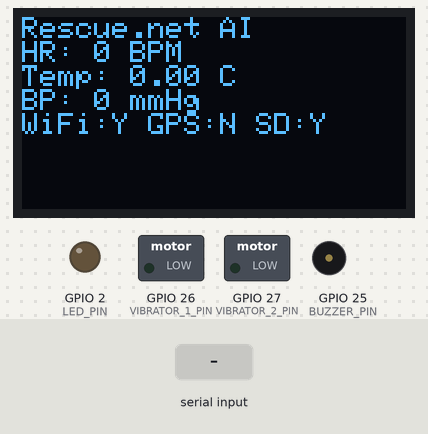
Recording of a sketch running on a simulated ESP32. Shown: 128×64 one-colour display, switched loads named in the sketch (green lamp = pin HIGH), output pins drawn as LEDs (lit = HIGH), buzzer (waves = sounding). The test bench sets the inputs (shaded band). WiFi joins after 1.5 s; servers stay silent unless stated; the local clock reads 2024-03-15 10:24:30 at power-on unless the sketch sets it; storage starts empty; the modem accepts every AT command (registered, SIM ready, sends succeed) and sends nothing else; what the sketch prints to the serial monitor is not drawn.

Above: at 5.7 s.
5.8 s: "HR:\n" received over Serial
At 8.6 s:
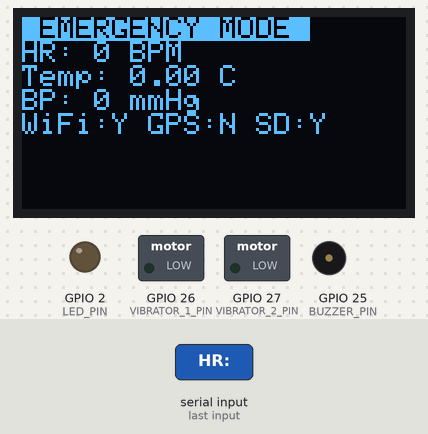
9.1 s: "HR:90\n" received over Serial
At 12.3 s:
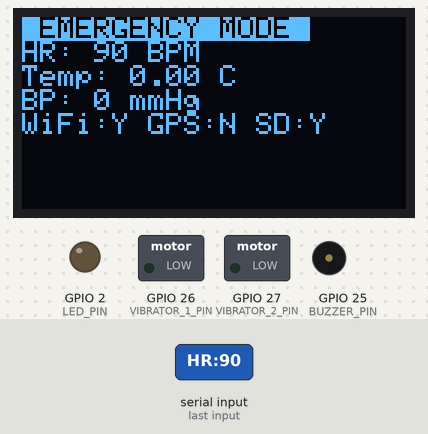
Timing chart, 0 to 13.8 s (numbered marks = the images above; inputs shaded):
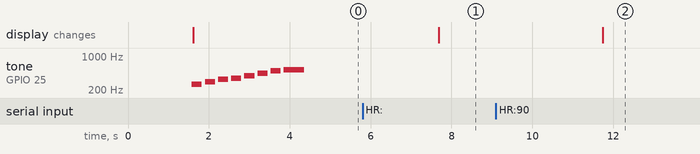

Measured:
- after the input at 5.8 s, the display: changes after 1.9 s (image 1)
- after the input at 9.1 s, the display: changes after 2.6 s (image 2)

The sketch:

esp32_main_controller.ino
```cpp
/*
 * Rescue.net AI - ESP32 Main Controller (Memory Optimized)
 *
 * This is a memory-optimized version addressing the 86% program storage usage
 * Key optimizations:
 * - Replaced String objects with const char* and char arrays
 * - Used PROGMEM for constant strings
 * - Optimized data structures
 * - Reduced library dependencies where possible
 *
 * Author: Rescue.net AI Team
 * Date: June 2025
 * Version: 1.1 (Optimized)
 */

#include <WiFi.h>
#include <WiFiClient.h>
#include <HTTPClient.h>
#include <ArduinoJson.h>
#include <HardwareSerial.h>
#include <SPI.h>
#include <SD.h>
#include <Wire.h>
#include <Adafruit_GFX.h>
#include <Adafruit_SSD1306.h>
#include <time.h>
#include <freertos/FreeRTOS.h>
#include <freertos/task.h>
#include <freertos/semphr.h>

// Pin Definitions
#define GSM_RX_PIN 16
#define GSM_TX_PIN 17
#define GPS_RX_PIN 4
#define GPS_TX_PIN 2
#define ARDUINO_RX_PIN 32
#define ARDUINO_TX_PIN 33
#define SD_CS_PIN 5
#define BUZZER_PIN 25
#define VIBRATOR_1_PIN 26
#define VIBRATOR_2_PIN 27
#define LED_PIN 2
#define SDA_PIN 21
#define SCL_PIN 22

// Display Configuration
#define SCREEN_WIDTH 128
#define SCREEN_HEIGHT 64
#define OLED_RESET -1
#define SCREEN_ADDRESS 0x3C

// Network Configuration - Using PROGMEM to save RAM
const char WIFI_SSID[] PROGMEM = "REALME8S5G";
const char WIFI_PASSWORD[] PROGMEM = "09876543211";
const char API_BASE_URL[] PROGMEM = "http://192.168.1.9:3000";
const char TELEGRAM_BOT_TOKEN[] PROGMEM = "7376536635:AAE96RuoPQX3QOPn6nmXy-3c1RoDSFuymTk";

// Emergency Configuration - Using const char* instead of String
const char* EMERGENCY_PHONE = "+919067463863";
const char* EMERGENCY_PHONE_2 = "+918180890990";
const char* TELEGRAM_CHAT_ID = "-1002417142987,1631087839,7376536635";

// Emergency messages in PROGMEM
const char EMERGENCY_MSG_FALL[] PROGMEM = "EMERGENCY: Fall detected!";
const char EMERGENCY_MSG_HEART[] PROGMEM = "EMERGENCY: Heart rate anomaly!";
const char EMERGENCY_MSG_TEMP[] PROGMEM = "EMERGENCY: Temperature anomaly!";

// Global Objects
HardwareSerial gsmSerial(1);
HardwareSerial gpsSerial(2);
HardwareSerial arduinoSerial(0);
Adafruit_SSD1306 display(SCREEN_WIDTH, SCREEN_HEIGHT, &Wire, OLED_RESET);

// FreeRTOS Handles
TaskHandle_t sensorTaskHandle;
TaskHandle_t communicationTaskHandle;
TaskHandle_t displayTaskHandle;
TaskHandle_t emergencyTaskHandle;

// Semaphores for thread safety
SemaphoreHandle_t sensorDataMutex;
SemaphoreHandle_t displayMutex;

// Optimized Data Structures - Using smaller data types
struct SensorData {
  uint16_t heartRate;        // 0-300 BPM range
  int16_t temperature;       // Temperature * 100 (e.g., 3672 = 36.72°C)
  uint16_t bloodPressure;    // Systolic pressure
  int16_t accelerationX;     // Acceleration * 1000
  int16_t accelerationY;
  int16_t accelerationZ;
  bool fallDetected;
  uint32_t timestamp;
};

struct GPSData {
  float latitude;
  float longitude;
  uint16_t altitude;         // Altitude in meters
  uint8_t satellites;
  bool isValid;
  uint32_t timestamp;
};

struct SystemStatus {
  bool wifiConnected    : 1;
  bool gsmConnected     : 1;
  bool gpsActive        : 1;
  bool sdCardReady      : 1;
  bool emergencyMode    : 1;
  uint8_t batteryLevel  : 7; // 0-100%
};

// Global Variables
SensorData currentSensorData;
GPSData currentGPSData;
SystemStatus systemStatus;
char deviceId[20];  // Fixed size instead of String
uint32_t lastHeartbeat = 0;
uint32_t lastDataLog = 0;
bool emergencyTriggered = false;

// Function Prototypes
void initializeSystem();
void sensorTask(void* parameter);
void communicationTask(void* parameter);
void displayTask(void* parameter);
void emergencyTask(void* parameter);
bool readSensorData();
bool readGPSData();
void logDataToSD();
void sendDataToCloud();
void sendEmergencyAlert(const char* message);
void updateDisplay();
void checkWiFiConnection();
void playStartupSound();
void printMemoryUsage();

void setup() {
  Serial.begin(115200);
  Serial.println(F("Rescue.net AI - Starting up..."));

  // Generate device ID
  uint64_t mac = ESP.getEfuseMac();
  snprintf(deviceId, sizeof(deviceId), "RESCUE_%08X", (uint32_t)(mac >> 32));

  initializeSystem();

  // Create FreeRTOS tasks with optimized stack sizes
  xTaskCreatePinnedToCore(sensorTask, "SensorTask", 2048, NULL, 2, &sensorTaskHandle, 0);
  xTaskCreatePinnedToCore(communicationTask, "CommTask", 4096, NULL, 1, &communicationTaskHandle, 1);
  xTaskCreatePinnedToCore(displayTask, "DisplayTask", 2048, NULL, 1, &displayTaskHandle, 0);
  xTaskCreatePinnedToCore(emergencyTask, "EmergencyTask", 3072, NULL, 3, &emergencyTaskHandle, 1);

  // Create semaphores
  sensorDataMutex = xSemaphoreCreateMutex();
  displayMutex = xSemaphoreCreateMutex();

  Serial.println(F("System initialized successfully"));
  playStartupSound();

  // Print initial memory usage
  printMemoryUsage();
}

void loop() {
  // Main loop kept minimal - everything handled by FreeRTOS tasks
  vTaskDelay(pdMS_TO_TICKS(1000));

  // Periodic memory monitoring (every 30 seconds)
  static uint32_t lastMemCheck = 0;
  if (millis() - lastMemCheck > 30000) {
    printMemoryUsage();
    lastMemCheck = millis();
  }
}

void initializeSystem() {
  // Initialize pins
  pinMode(BUZZER_PIN, OUTPUT);
  pinMode(VIBRATOR_1_PIN, OUTPUT);
  pinMode(VIBRATOR_2_PIN, OUTPUT);
  pinMode(LED_PIN, OUTPUT);

  // Initialize I2C
  Wire.begin(SDA_PIN, SCL_PIN);

  // Initialize display
  if (!display.begin(SSD1306_SWITCHCAPVCC, SCREEN_ADDRESS)) {
    Serial.println(F("SSD1306 allocation failed"));
  } else {
    Serial.println(F("OLED Display initialized"));
    display.clearDisplay();
    display.setTextSize(1);
    display.setTextColor(SSD1306_WHITE);
    display.setCursor(0, 0);
    display.println(F("Rescue.net AI"));
    display.println(F("Initializing..."));
    display.display();
  }

  // Initialize SD card
  if (!SD.begin(SD_CS_PIN)) {
    Serial.println(F("SD card initialization failed"));
    systemStatus.sdCardReady = false;
  } else {
    Serial.println(F("SD card initialized"));
    systemStatus.sdCardReady = true;
  }

  // Initialize serial communications
  gsmSerial.begin(9600, SERIAL_8N1, GSM_RX_PIN, GSM_TX_PIN);
  gpsSerial.begin(9600, SERIAL_8N1, GPS_RX_PIN, GPS_TX_PIN);

  Serial.println(F("Connecting to WiFi..."));
  char ssid[32], password[32];
  strcpy_P(ssid, WIFI_SSID);
  strcpy_P(password, WIFI_PASSWORD);

  WiFi.begin(ssid, password);

  int attempts = 0;
  while (WiFi.status() != WL_CONNECTED && attempts < 20) {
    delay(500);
    Serial.print(F("."));
    attempts++;
  }

  if (WiFi.status() == WL_CONNECTED) {
    systemStatus.wifiConnected = true;
    Serial.println(F("WiFi connected"));
    Serial.print(F("IP address: "));
    Serial.println(WiFi.localIP());

    // Configure time
    configTime(19800, 0, "pool.ntp.org"); // IST offset
  } else {
    systemStatus.wifiConnected = false;
    Serial.println(F("WiFi connection failed"));
  }
}

void sensorTask(void* parameter) {
  Serial.println(F("Sensor task started"));

  while (1) {
    if (readSensorData()) {
      // Check for emergency conditions
      if (currentSensorData.fallDetected ||
          currentSensorData.heartRate > 120 ||
          currentSensorData.heartRate < 50 ||
          currentSensorData.temperature > 3800 || // 38.00°C
          currentSensorData.temperature < 3500) { // 35.00°C

        if (!emergencyTriggered) {
          emergencyTriggered = true;
          systemStatus.emergencyMode = true;

          // Notify emergency task
          xTaskNotify(emergencyTaskHandle, 1, eSetBits);
        }
      }

      // Log data every 5 seconds
      if (millis() - lastDataLog > 5000) {
        logDataToSD();
        lastDataLog = millis();
      }
    }

    vTaskDelay(pdMS_TO_TICKS(1000)); // Read sensors every second
  }
}

void communicationTask(void* parameter) {
  Serial.println(F("Communication task started"));

  while (1) {
    // Send heartbeat every 30 seconds
    if (millis() - lastHeartbeat > 30000) {
      if (systemStatus.wifiConnected) {
        sendDataToCloud();
      }
      lastHeartbeat = millis();
    }

    // Check WiFi connection
    checkWiFiConnection();

    // Read GPS data
    readGPSData();

    vTaskDelay(pdMS_TO_TICKS(5000)); // Check every 5 seconds
  }
}

void displayTask(void* parameter) {
  Serial.println(F("Display task started"));

  while (1) {
    if (xSemaphoreTake(displayMutex, pdMS_TO_TICKS(100)) == pdTRUE) {
      updateDisplay();
      xSemaphoreGive(displayMutex);
    }

    vTaskDelay(pdMS_TO_TICKS(2000)); // Update display every 2 seconds
  }
}

void emergencyTask(void* parameter) {
  Serial.println(F("Emergency task started"));
  uint32_t notificationValue;

  while (1) {
    // Wait for emergency notification
    if (xTaskNotifyWait(0, 0xFFFFFFFF, &notificationValue, pdMS_TO_TICKS(1000)) == pdTRUE) {
      Serial.println(F("Emergency detected!"));

      // Determine emergency type and send appropriate message
      const char* message;
      if (currentSensorData.fallDetected) {
        message = EMERGENCY_MSG_FALL;
      } else if (currentSensorData.heartRate > 120 || currentSensorData.heartRate < 50) {
        message = EMERGENCY_MSG_HEART;
      } else {
        message = EMERGENCY_MSG_TEMP;
      }

      sendEmergencyAlert(message);

      // Reset emergency trigger after 60 seconds
      vTaskDelay(pdMS_TO_TICKS(60000));
      emergencyTriggered = false;
      systemStatus.emergencyMode = false;
    }
  }
}

bool readSensorData() {
  // Simplified sensor reading - replace with actual sensor code
  if (Serial.available()) {
    String data = Serial.readStringUntil('\n');

    // Parse sensor data (format: HR:75,TEMP:3672,BP:120,AX:100,AY:50,AZ:1000,FALL:0)
    if (data.startsWith("HR:")) {
      if (xSemaphoreTake(sensorDataMutex, pdMS_TO_TICKS(100)) == pdTRUE) {
        sscanf(data.c_str(), "HR:%hu,TEMP:%hd,BP:%hu,AX:%hd,AY:%hd,AZ:%hd,FALL:%d",
               &currentSensorData.heartRate,
               &currentSensorData.temperature,
               &currentSensorData.bloodPressure,
               &currentSensorData.accelerationX,
               &currentSensorData.accelerationY,
               &currentSensorData.accelerationZ,
               (int*)&currentSensorData.fallDetected);

        currentSensorData.timestamp = millis();
        xSemaphoreGive(sensorDataMutex);
        return true;
      }
    }
  }
  return false;
}

bool readGPSData() {
  // Simplified GPS reading - implement NMEA parsing
  if (gpsSerial.available()) {
    String gpsData = gpsSerial.readStringUntil('\n');

    if (gpsData.startsWith("$GPGGA")) {
      // Parse GPS data
      currentGPSData.isValid = true;
      currentGPSData.timestamp = millis();
      return true;
    }
  }
  return false;
}

void logDataToSD() {
  if (!systemStatus.sdCardReady) return;

  File dataFile = SD.open("/sensor_data.csv", FILE_APPEND);
  if (dataFile) {
    // Use fixed-point arithmetic for temperature display
    dataFile.printf("%lu,%u,%d.%02d,%u,%d,%d,%d,%d\n",
                    currentSensorData.timestamp,
                    currentSensorData.heartRate,
                    currentSensorData.temperature / 100,
                    currentSensorData.temperature % 100,
                    currentSensorData.bloodPressure,
                    currentSensorData.accelerationX,
                    currentSensorData.accelerationY,
                    currentSensorData.accelerationZ,
                    currentSensorData.fallDetected);
    dataFile.close();
  }
}

void sendDataToCloud() {
  if (!systemStatus.wifiConnected) return;

  HTTPClient http;
  char url[64];
  strcpy_P(url, API_BASE_URL);
  strcat(url, "/api/sensor-data");

  http.begin(url);
  http.addHeader("Content-Type", "application/json");

  // Use StaticJsonDocument for memory efficiency
  StaticJsonDocument<512> doc;
  doc["deviceId"] = deviceId;
  doc["timestamp"] = currentSensorData.timestamp;
  doc["heartRate"] = currentSensorData.heartRate;
  doc["temperature"] = currentSensorData.temperature / 100.0;
  doc["bloodPressure"] = currentSensorData.bloodPressure;
  doc["fallDetected"] = currentSensorData.fallDetected;

  if (currentGPSData.isValid) {
    doc["latitude"] = currentGPSData.latitude;
    doc["longitude"] = currentGPSData.longitude;
  }

  char jsonString[512];
  serializeJson(doc, jsonString);

  int httpResponseCode = http.POST(jsonString);

  if (httpResponseCode > 0) {
    Serial.printf("HTTP Response: %d\n", httpResponseCode);
  } else {
    Serial.printf("HTTP Error: %s\n", http.errorToString(httpResponseCode).c_str());
  }

  http.end();
}

void sendEmergencyAlert(const char* messageType) {
  char message[256];
  char tempStr[16];

  // Convert fixed-point temperature to string
  snprintf(tempStr, sizeof(tempStr), "%d.%02d",
           currentSensorData.temperature / 100,
           currentSensorData.temperature % 100);

  // Build emergency message
  snprintf(message, sizeof(message),
           "%s Device: %s, HR: %u BPM, Temp: %s°C, Time: %lu",
           messageType, deviceId, currentSensorData.heartRate,
           tempStr, currentSensorData.timestamp);

  if (currentGPSData.isValid) {
    char locationStr[64];
    snprintf(locationStr, sizeof(locationStr), ", Location: %.6f,%.6f",
             currentGPSData.latitude, currentGPSData.longitude);
    strcat(message, locationStr);
  }

  // Send SMS
  gsmSerial.println("AT+CMGF=1");
  delay(1000);

  gsmSerial.print("AT+CMGS=\"");
  gsmSerial.print(EMERGENCY_PHONE);
  gsmSerial.println("\"");
  delay(1000);

  gsmSerial.print(message);
  gsmSerial.write(26); // Ctrl+Z to send
  delay(5000);

  Serial.println(F("Emergency SMS sent"));
}

void updateDisplay() {
  display.clearDisplay();
  display.setCursor(0, 0);
  display.setTextSize(1);

  if (systemStatus.emergencyMode) {
    display.setTextColor(SSD1306_BLACK, SSD1306_WHITE);
    display.println(F(" EMERGENCY MODE "));
    display.setTextColor(SSD1306_WHITE);
  } else {
    display.println(F("Rescue.net AI"));
  }

  display.printf("HR: %u BPM\n", currentSensorData.heartRate);
  display.printf("Temp: %d.%02d C\n",
                currentSensorData.temperature / 100,
                currentSensorData.temperature % 100);
  display.printf("BP: %u mmHg\n", currentSensorData.bloodPressure);

  // Status icons
  display.printf("WiFi:%c GPS:%c SD:%c\n",
                systemStatus.wifiConnected ? 'Y' : 'N',
                systemStatus.gpsActive ? 'Y' : 'N',
                systemStatus.sdCardReady ? 'Y' : 'N');

  if (currentGPSData.isValid) {
    display.printf("Sat: %u\n", currentGPSData.satellites);
  }

  display.display();
}

void checkWiFiConnection() {
  if (WiFi.status() != WL_CONNECTED) {
    systemStatus.wifiConnected = false;

    Serial.println(F("WiFi disconnected, reconnecting..."));
    WiFi.reconnect();

    int attempts = 0;
    while (WiFi.status() != WL_CONNECTED && attempts < 10) {
      delay(500);
      attempts++;
    }

    systemStatus.wifiConnected = (WiFi.status() == WL_CONNECTED);
  }
}

void playStartupSound() {
  // Optimized startup melody
  const uint16_t melody[] PROGMEM = {262, 294, 330, 349, 392, 440, 494, 523};
  const uint8_t noteDurations[] PROGMEM = {4, 4, 4, 4, 4, 4, 4, 2};

  for (int i = 0; i < 8; i++) {
    uint16_t freq = pgm_read_word(&melody[i]);
    uint8_t duration = pgm_read_byte(&noteDurations[i]);
    int noteDuration = 1000 / duration;

    tone(BUZZER_PIN, freq, noteDuration);
    delay(noteDuration * 1.30);
    noTone(BUZZER_PIN);
  }
}

void printMemoryUsage() {
  Serial.printf("Free heap: %d bytes\n", ESP.getFreeHeap());
  Serial.printf("Min free heap: %d bytes\n", ESP.getMinFreeHeap());
  Serial.printf("Heap size: %d bytes\n", ESP.getHeapSize());
  Serial.printf("Free PSRAM: %d bytes\n", ESP.getFreePsram());
}
```
